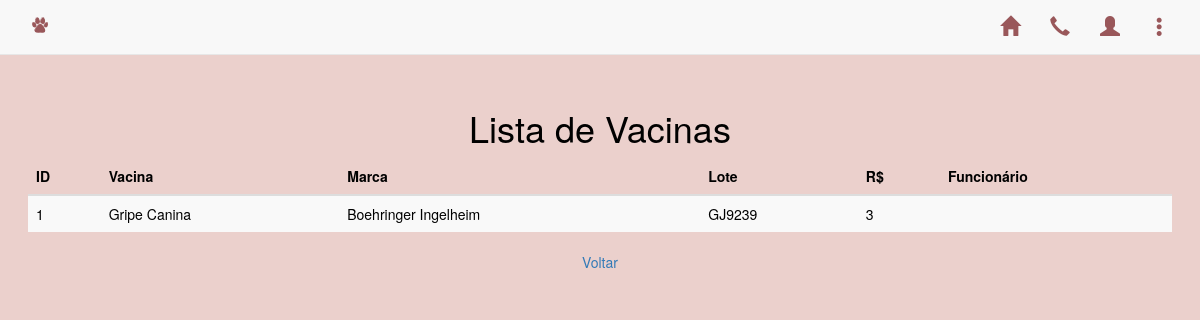
The page /vacina.php on the database its author committed.
### tables this page shows
CREATE TABLE `vacinas` (
  `ID_vacina` int(11) NOT NULL,
  `vacina` varchar(20) NOT NULL,
  `marca` varchar(20) NOT NULL,
  `lote` varchar(20) NOT NULL,
  `funcionario` int(11) NOT NULL
);

### vacina.php (the view, shortened to what this page needs)
<!DOCTYPE html>
<html lang="pt-br">
<head>
  <link href="estilo.css" rel="stylesheet" />
  <link rel="stylesheet" href="https://maxcdn.bootstrapcdn.com/bootstrap/3.4.1/css/bootstrap.min.css">
</head>
<body>
  <nav class="navbar navbar-default navbar-fixed-top">
    <div class="container">
      <div class="navbar-header">
        <img class="navbar-brand" href="#" src="icone.png" />
      </div>
      <div class="collapse navbar-collapse" id="myNavbar">
        <ul class="nav navbar-nav navbar-right">
          <li class="link"><a href="index.html" target="_self" title="Voltar para a página inicial" class="glyphicon glyphicon-home"></a></li>
          <li class="link"><a href="contatos.php" target="_self" title="Entre em contato conosco!" class="glyphicon glyphicon-earphone"></a></li>
          <li class="dropdown"><a class="dropdown-toggle" data-toggle="dropdown" href="#"><span class="glyphicon glyphicon-user" title="Login"></span></a>
          </li>
          <li class="dropdown"><a class="dropdown-toggle" data-toggle="dropdown" href="#"><span class="glyphicon glyphicon-option-vertical" title="Menu"></span></a>
          </li>
        </ul>
      </div>
    </div>
  </nav>
  <br><br><br>
<body>
<?php
	$operacao = $_POST['operacao'];
	$conexao = mysqli_connect('localhost','root','','gerenciador_animais');
  	if($operacao=='incluir'){
  		if((!empty($_POST['vacina'])) && (!empty($_POST['marca'])) && (!empty($_POST['lote'])) && (!empty($_POST['preco'])) && (!empty($_POST['funcionario']))){
    	$vacina = $_POST['vacina'];
        $marca = $_POST['marca'];
        $lote = $_POST['lote'];
        $preco = $_POST['preco'];
        $funcionario = $_POST['funcionario'];
    	$sql = "INSERT INTO VACINAS VALUES('','$vacina','$marca','$lote','$preco','$funcionario');";
    		if(mysqli_query($conexao,$sql)){
  	  		echo '<p class="text-center">Cadastrado!</p>';
      		echo '<p class="text-center"><a href="vacinas.php">Voltar</a></p>';
    		}
    		else{
      			echo '<p>Erro ao cadastrar no Banco de Dados.</p>';
      			echo '<p><a href="vacinas.php">Voltar</a></p>';
    		}
  		}
  		else{
    		echo '<p class="text-center">Não efetuado.<br/>Favor preencher todos os campos.</p>';
    		echo '<p class="text-center"><a href="vacinas.php">Voltar</a></p>';
 		}
	}
	else{
		$sql = "SELECT * FROM VACINAS";
		$selecao = mysqli_query($conexao, $sql);
		$quantidadeSelecionada = mysqli_num_rows($selecao);
		echo '<h1 class="text-center">Lista de Vacinas</h1>';
		echo '<table class="table table-striped">';
        echo "<thead><tr><th>ID</th><th>Vacina</th><th>Marca</th><th>Lote</th><th>R$</th><th>Funcionário</th>";
        echo '<tbody>';
    for($i=0; $i<$quantidadeSelecionada; $i++){
			$vetor = mysqli_fetch_row($selecao);
			echo "\n<tr><td>".$vetor[0]."</td>";
            echo "<td>".$vetor[1]."</td>";
            echo "<td>".$vetor[2]."</td>";
            echo "<td>".$vetor[3]."</td>";
            echo "<td>".$vetor[4]."</td>";
            echo "<td>".$vetor[5]."</td>";
		}
    echo '</tbody></table>';
		echo '<p class="text-center"><a href="vacinas.php">Voltar</a></p>';
	}
?>
</body>
<html>

### estilo.css (style rules this page uses)
.glyphicon, .preto { color:#99575A !important; font-size: 20px; }

### vacina.php (style rules this page uses)
body { background-color: #EBD0CC; color: #000; margin:2em; }

### rows shown on the page
vacinas: ID_vacina "1", vacina "Gripe Canina", marca "Boehringer Ingelheim", lote "GJ9239", funcionario "3"
